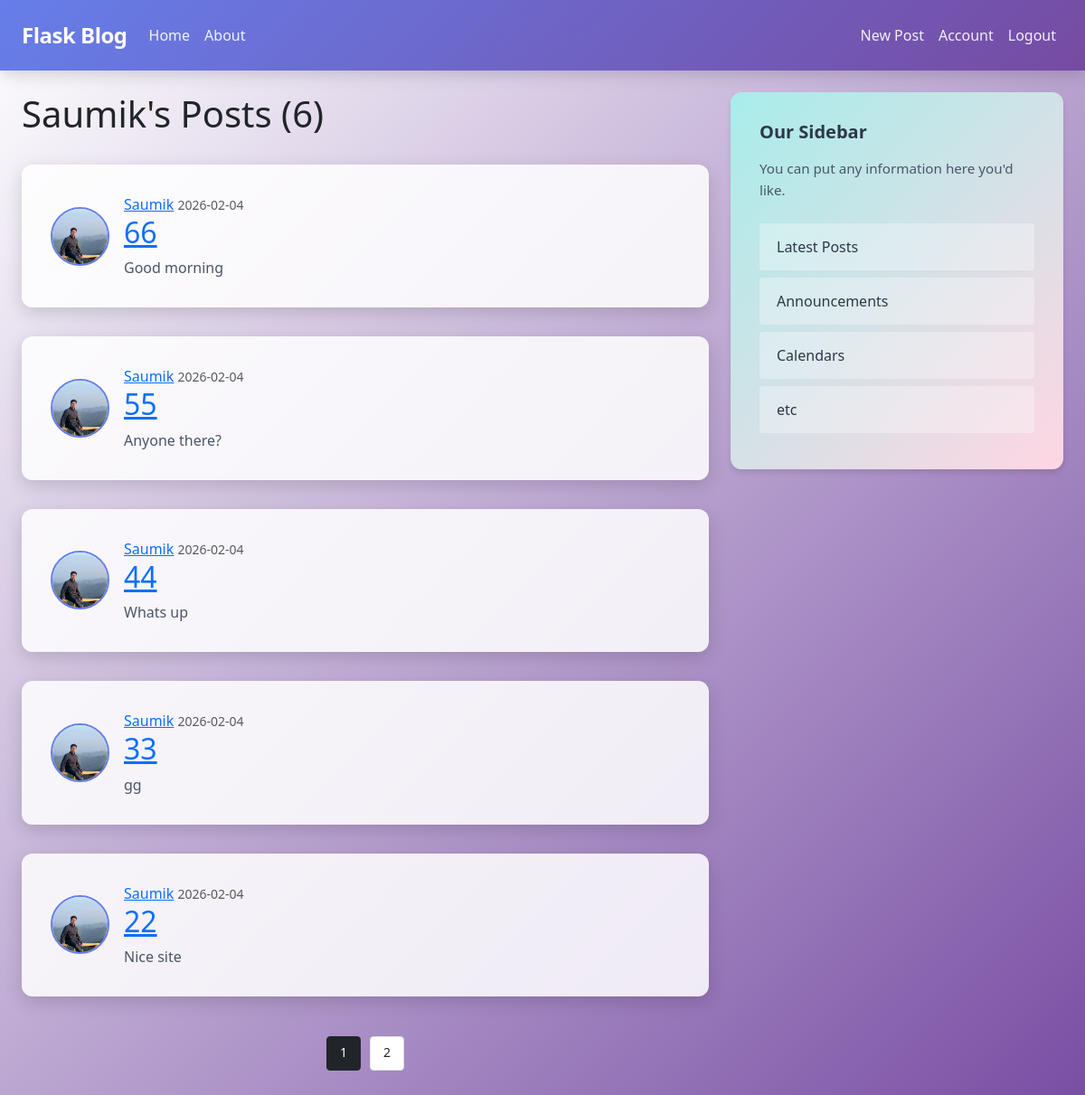
The app's page /user/Saumik (signed in) with its own data.
### flaskblog/models.py (models this page shows, shortened)
class User(db.Model, UserMixin):
    id = db.Column(db.Integer, primary_key=True)
    username = db.Column(db.String(20), unique=True, nullable=False)
    email = db.Column(db.String(120), unique=True, nullable=False)
    image_file = db.Column(db.String(20), nullable=False, default='default.jpg')
    password = db.Column(db.String(60), nullable=False)
    posts = db.relationship('Post', backref='author', lazy=True)

class Post(db.Model):
    id = db.Column(db.Integer, primary_key=True)
    title = db.Column(db.String(100), nullable=False)
    date_posted = db.Column(db.DateTime, nullable=False, default=datetime.utcnow)
    content = db.Column(db.Text, nullable=False)
    user_id = db.Column(db.Integer, db.ForeignKey('user.id'), nullable=False)

### flaskblog/users/routes.py (the view)
@users.route("/user/<string:username>")
def user_posts(username):
    page = request.args.get('page', 1, type=int)
    user = User.query.filter_by(username=username).first_or_404()
    posts = Post.query.filter_by(author=user)\
            .order_by(Post.date_posted.desc())\
            .paginate(per_page=5, page=page)
    return render_template('user_posts.html', posts=posts, user=user)

### flaskblog/models.py (called while the page is built)
@login_manager.user_loader
def load_user(user_id):
    return User.query.get(int(user_id))

### flaskblog/templates/user_posts.html
{% extends "layout.html" %}
{% block content %}
<section>
    <h1>{{ user.username }}'s Posts ({{ posts.total }})</h1>
    {% for post in posts.items %}
        <article class="media content-section">
            <img class="rounded-circle article-img" src="{{ url_for('static', filename='profile_pics/' + post.author.image_file) }}" alt="Profile picture">
            <div class="media-body">
                <div class="article-metadata">
                    <a class="mr-2" href="{{ url_for('users.user_posts', username=post.author.username) }}">{{ post.author.username }}</a>
                    <small class="text-muted">{{ post.date_posted.strftime('%Y-%m-%d') }}</small>
                </div>
                <h2><a class="article-title" href="{{ url_for('posts.post', post_id=post.id) }}">{{ post.title }}</a></h2>
                <p class="article-content">{{ post.content }}</p>
            </div>
        </article>
    {% endfor %}
    <br>
    <div class="pagination-wrapper">
      <div class="text-center pagination-container">
        {% for page_num in posts.iter_pages(left_edge=1, right_edge=1, left_current=1, right_current=2) %}
            {% if page_num %}
                {% if posts.page == page_num %}
                    <a class="btn btn-dark mb-4 text-white" href="{{ url_for('users.user_posts', username=user.username, page=page_num) }}">{{ page_num }}</a>
                {% else %}
                    <a class="btn btn-light mb-4 text-dark" href="{{ url_for('users.user_posts', username=user.username, page=page_num) }}">{{ page_num }}</a>
                {% endif %}
            {% else %}
                <button class="btn btn-outline-secondary mb-4 text-dark" disabled>...</button>
            {% endif %}
        {% endfor %}
      </div>
    </div>
</section>
{% endblock content %}

### flaskblog/static/layout.css (style rules this page uses)
body { background: linear-gradient(135deg, #ffffff 0%, #764ba2 100%); font-family: 'Segoe UI', Tahoma, Geneva, Verdana, sans-serif; min-height: 100vh; padding-bottom: 2rem; }
.content-section { background: rgba(255, 255, 255, 0.85); padding: 2rem; border-radius: 12px; box-shadow: 0 6px 20px rgba(0, 0, 0, 0.15); margin-top: 2rem; }
.media { display: flex; align-items: center; }
.article-img { width: 65px; height: 65px; object-fit: cover; border-radius: 50%; margin-right: 1rem; border: 2px solid #667eea; background-color: #f1f1f1; }
.media-body p { font-size: 1rem; margin-bottom: 0; color: #4a5568; }
.pagination-wrapper { padding: 20px 0; }
.pagination-container .btn { margin: 0 3px; min-width: 38px; height: 38px; border-radius: 4px; font-weight: 500; font-size: 14px; transition: all 0.2s ease; background: #ffffff; border: 1px solid #dee2e6; color: #212529; }
.pagination-container .btn-dark { background: #212529; border-color: #212529; color: #ffffff; }
.pagination-container .btn-light { background: #ffffff; border-color: #dee2e6; color: #212529; }

### records on screen
User: username "Saumik"
Post: image_file (placeholder picture), author.username "Saumik", date_posted "2026-02-04", title "66", content "Good morning"
Post: image_file (placeholder picture), author.username "Saumik", date_posted "2026-02-04", title "55", content "Anyone there?"
Post: image_file (placeholder picture), author.username "Saumik", date_posted "2026-02-04", title "44", content "Whats up"
Post: image_file (placeholder picture), author.username "Saumik", date_posted "2026-02-04", title "33", content "gg"
Post: image_file (placeholder picture), author.username "Saumik", date_posted "2026-02-04", title "22", content "Nice site"

### other values on screen
{{ posts.total }} "6"
{{ page_num }} "1"
{{ page_num }} "2"
